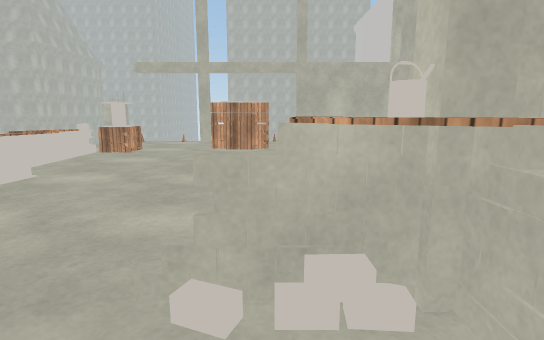
View 1 (above)

22 first-person views from a walk through a scene from a Unity 3-D project. The camera is 1.5 m above the floor, tilts 10° down and sees 80° across. The floor is counted in squares, 1 m on a side. Each view is taken from the middle of a square. On the plan, view 1 faces up. The plan holds only what a view shows up to about 15 squares ahead; the rest is blank. The place goes on beyond the plan. The player is left out. Door leaves are left out, so doorways stand open. Surface patterns are stand-ins for the level's own textures.

View 2
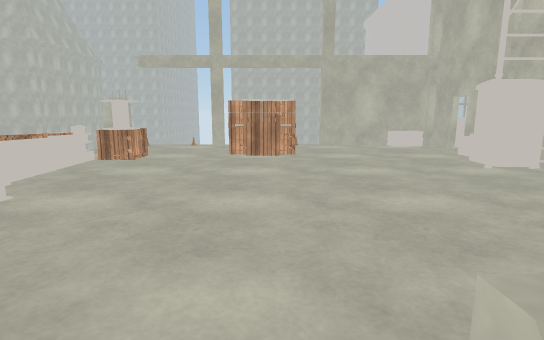

View 3
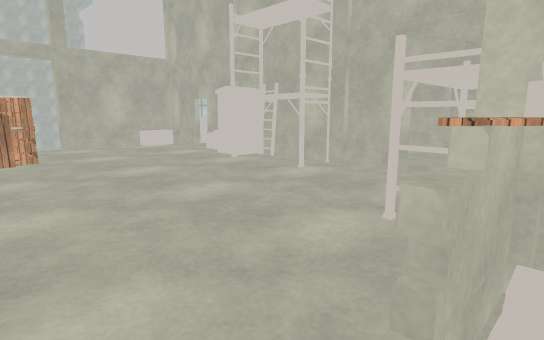

View 4
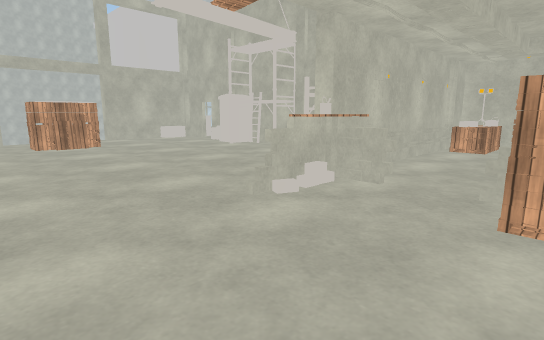

View 5
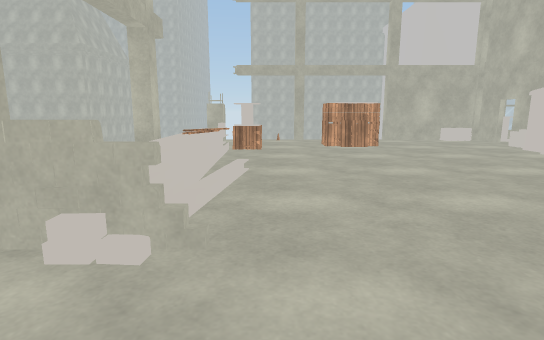

View 6
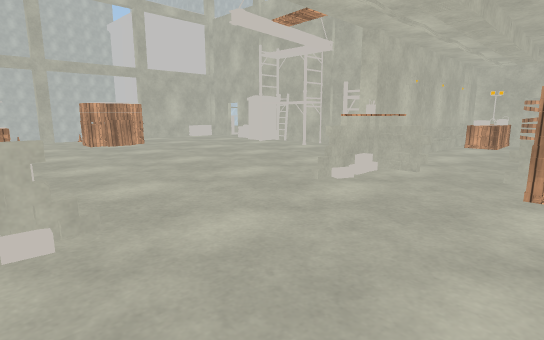

View 7
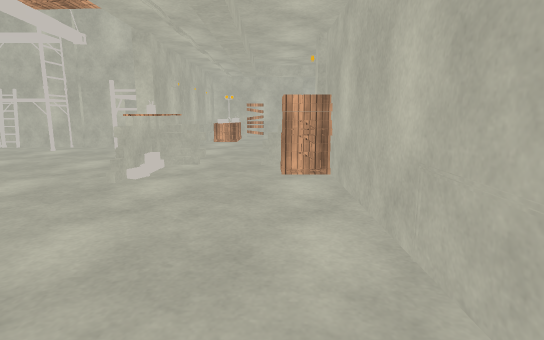

View 8
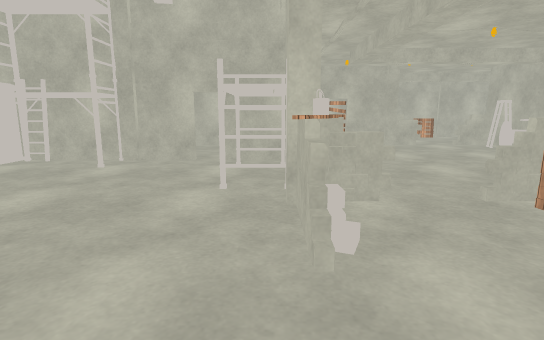

View 9
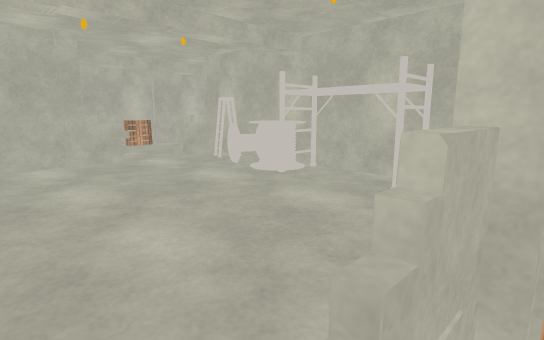

View 10
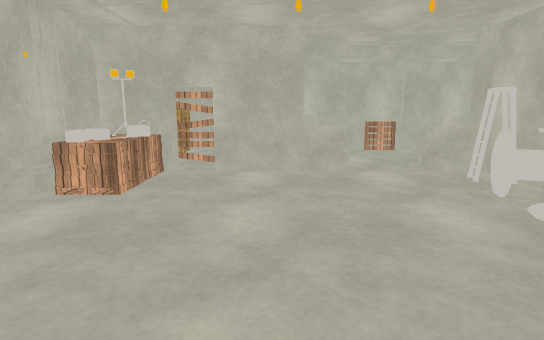

View 11
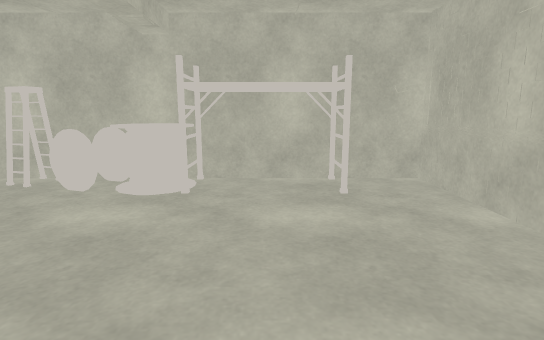

View 12
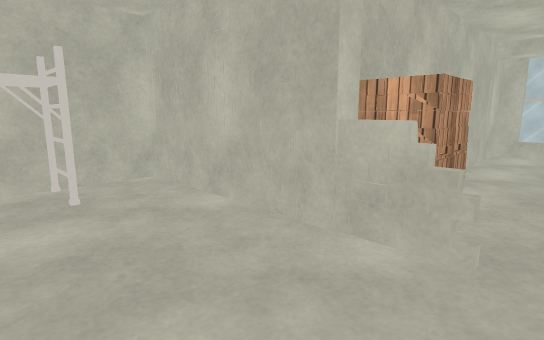

View 13
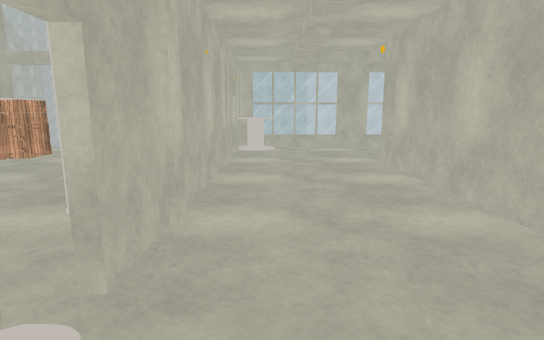

View 14
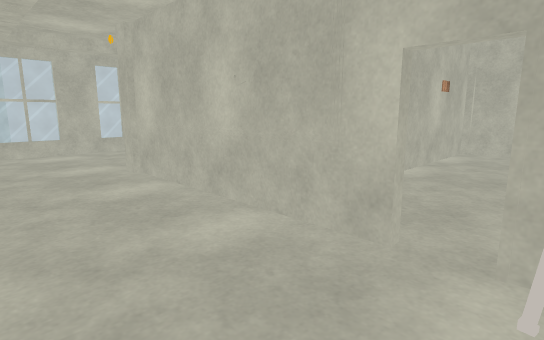

View 15
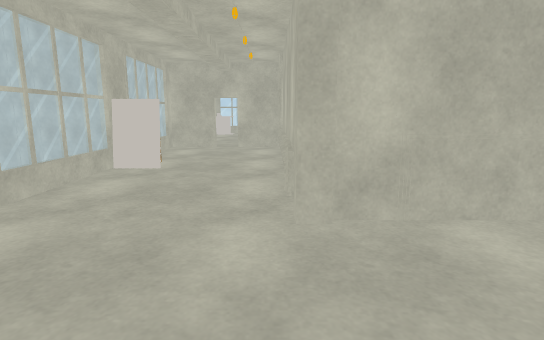

View 16
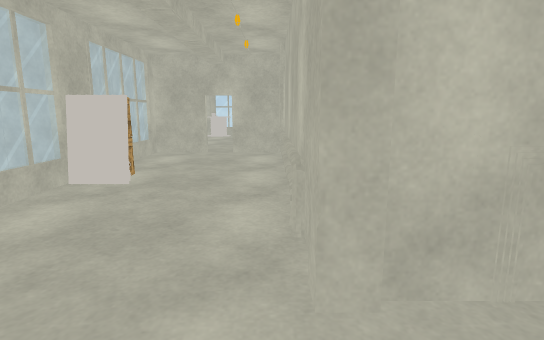

View 17
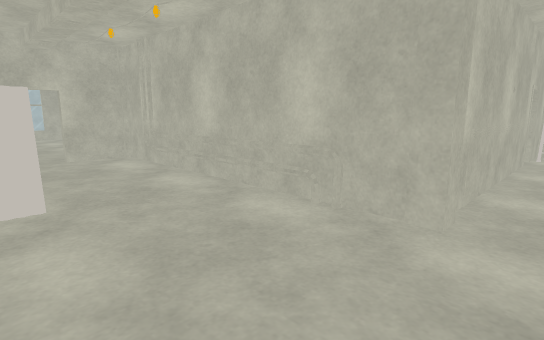

View 18
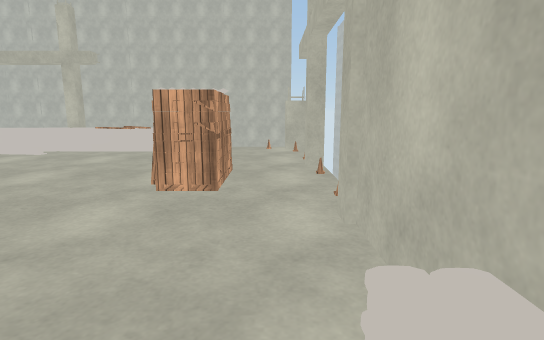

View 19
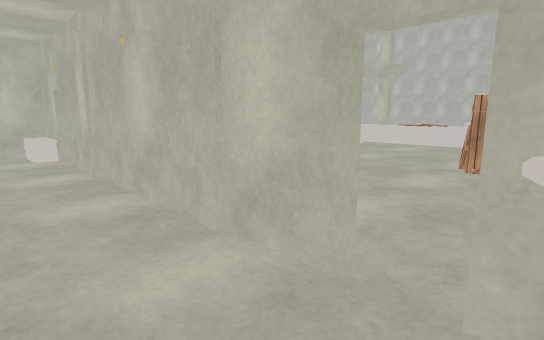

View 20
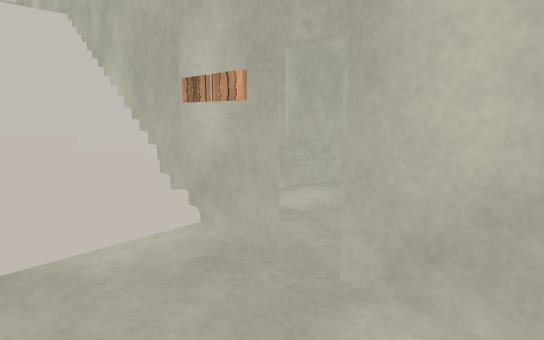

View 21
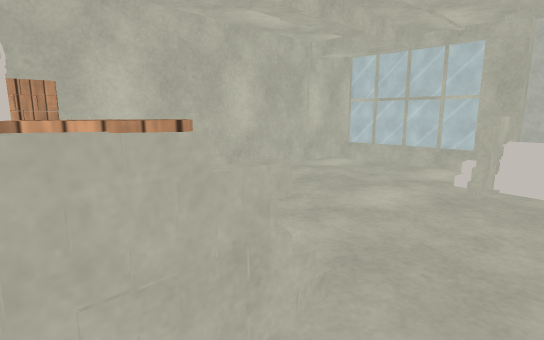

View 22
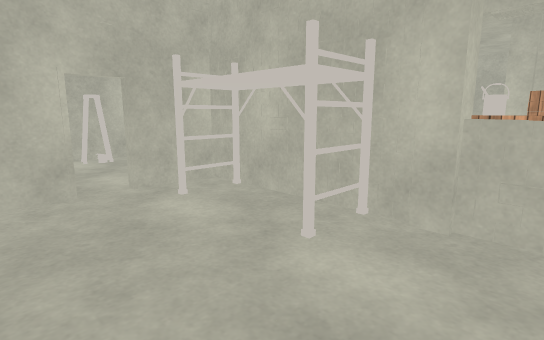

### Floor plan
Key: @ floor where view 1 was taken; # wall or solid block; . floor; / step, stairs or slope; = window, fence, low wall or low ledge; v drop or lower ground; O other object.
Columns run from 9 left of view 1 to 24 right of it. Each row starts with its distance up from view 1.
 18                   ==##===v   =v#
 17  #...#v....###O#OO.......#O...#. .
 16  ...............OO............#..
 15  ......##O........................
 14     ...OOO.....O...............O..
 13   OO...........O......#######.#O/#
 12  OO...........OO....###     ###//
 11   O...........OO.....#        #//
 10   O............O.....#        #
  9   /............#.....#        #
  8  v/...........O#....##    #####
  7  #//...........#....#  .......##
  6   O/...........#....#..........#
  5   O/.......................
  4    /.......OO.O.O...#
  3  #=/.....O.O..O.O...#
  2  #==.....#O#######OOO   OO
  1 =.........#.......OOO#. .O
  0 =........@..........#O.
 -1 =........OO.........#O
 -2 #........OO.........
 -3  ###########........#     #
 -4            #........#..   #
 -5            #..............#
 -6            #.O.OOOO.=....O#
 -7            #.O..OOO#=  ..##
 -8            #########      #
 -9                           #
-10                           #

Positions as (right, up) in squares from view 1, and headings:
1: (0, 0), facing up
2: (-1, 2), facing up
3: (-2, 2), facing up-right
4: (-5, -2), facing up-right
5: (-5, -1), facing up
6: (-7, -2), facing up-right
7: (-8, -1), facing right
8: (-4, 3), facing right
9: (1, 0), facing down-right
10: (3, -2), facing right
11: (5, 0), facing down
12: (5, 0), facing down-left
13: (8, 3), facing up
14: (8, 4), facing up-right
15: (7, 13), facing right
16: (9, 13), facing right
17: (10, 17), facing down-right
18: (6, 16), facing left
19: (9, 16), facing down-left
20: (24, 17), facing down-left
21: (1, 4), facing down-left
22: (0, 7), facing down-right
